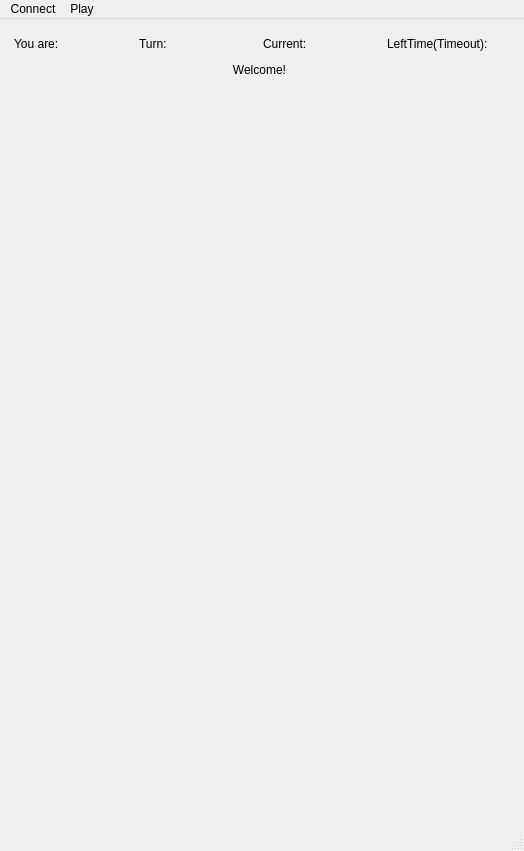
<?xml version="1.0" encoding="UTF-8"?>
<ui version="4.0">
 <class>MainWindow</class>
 <widget class="QMainWindow" name="MainWindow">
  <property name="geometry">
   <rect>
    <x>0</x>
    <y>0</y>
    <width>524</width>
    <height>851</height>
   </rect>
  </property>
  <property name="sizePolicy">
   <sizepolicy hsizetype="Preferred" vsizetype="Minimum">
    <horstretch>0</horstretch>
    <verstretch>0</verstretch>
   </sizepolicy>
  </property>
  <property name="minimumSize">
   <size>
    <width>524</width>
    <height>850</height>
   </size>
  </property>
  <property name="maximumSize">
   <size>
    <width>524</width>
    <height>901</height>
   </size>
  </property>
  <property name="mouseTracking">
   <bool>false</bool>
  </property>
  <property name="windowTitle">
   <string>Marine Chess</string>
  </property>
  <property name="whatsThis">
   <string comment="cc" extracomment="assd"/>
  </property>
  <widget class="QWidget" name="centralwidget">
   <property name="sizePolicy">
    <sizepolicy hsizetype="Preferred" vsizetype="Preferred">
     <horstretch>0</horstretch>
     <verstretch>0</verstretch>
    </sizepolicy>
   </property>
   <property name="minimumSize">
    <size>
     <width>0</width>
     <height>800</height>
    </size>
   </property>
   <property name="maximumSize">
    <size>
     <width>524</width>
     <height>800</height>
    </size>
   </property>
   <widget class="QWidget" name="widget" native="true">
    <property name="geometry">
     <rect>
      <x>10</x>
      <y>60</y>
      <width>501</width>
      <height>741</height>
     </rect>
    </property>
    <widget class="QLabel" name="icon_0">
     <property name="geometry">
      <rect>
       <x>10</x>
       <y>700</y>
       <width>81</width>
       <height>41</height>
      </rect>
     </property>
     <property name="cursor">
      <cursorShape>PointingHandCursor</cursorShape>
     </property>
     <property name="text">
      <string/>
     </property>
    </widget>
    <widget class="QLabel" name="icon_1">
     <property name="geometry">
      <rect>
       <x>110</x>
       <y>700</y>
       <width>81</width>
       <height>41</height>
      </rect>
     </property>
     <property name="cursor">
      <cursorShape>PointingHandCursor</cursorShape>
     </property>
     <property name="text">
      <string/>
     </property>
    </widget>
    <widget class="QLabel" name="icon_2">
     <property name="geometry">
      <rect>
       <x>210</x>
       <y>700</y>
       <width>81</width>
       <height>41</height>
      </rect>
     </property>
     <property name="cursor">
      <cursorShape>PointingHandCursor</cursorShape>
     </property>
     <property name="text">
      <string/>
     </property>
    </widget>
    <widget class="QLabel" name="icon_3">
     <property name="geometry">
      <rect>
       <x>310</x>
       <y>700</y>
       <width>81</width>
       <height>41</height>
      </rect>
     </property>
     <property name="cursor">
      <cursorShape>PointingHandCursor</cursorShape>
     </property>
     <property name="text">
      <string/>
     </property>
    </widget>
    <widget class="QLabel" name="icon_4">
     <property name="geometry">
      <rect>
       <x>410</x>
       <y>700</y>
       <width>81</width>
       <height>41</height>
      </rect>
     </property>
     <property name="cursor">
      <cursorShape>PointingHandCursor</cursorShape>
     </property>
     <property name="text">
      <string/>
     </property>
    </widget>
    <widget class="QLabel" name="icon_5">
     <property name="geometry">
      <rect>
       <x>10</x>
       <y>648</y>
       <width>81</width>
       <height>41</height>
      </rect>
     </property>
     <property name="cursor">
      <cursorShape>PointingHandCursor</cursorShape>
     </property>
     <property name="text">
      <string/>
     </property>
    </widget>
    <widget class="QLabel" name="icon_6">
     <property name="geometry">
      <rect>
       <x>110</x>
       <y>648</y>
       <width>81</width>
       <height>41</height>
      </rect>
     </property>
     <property name="cursor">
      <cursorShape>PointingHandCursor</cursorShape>
     </property>
     <property name="text">
      <string/>
     </property>
    </widget>
    <widget class="QLabel" name="icon_7">
     <property name="geometry">
      <rect>
       <x>210</x>
       <y>648</y>
       <width>81</width>
       <height>41</height>
      </rect>
     </property>
     <property name="cursor">
      <cursorShape>PointingHandCursor</cursorShape>
     </property>
     <property name="text">
      <string/>
     </property>
    </widget>
    <widget class="QLabel" name="icon_8">
     <property name="geometry">
      <rect>
       <x>310</x>
       <y>648</y>
       <width>81</width>
       <height>41</height>
      </rect>
     </property>
     <property name="cursor">
      <cursorShape>PointingHandCursor</cursorShape>
     </property>
     <property name="text">
      <string/>
     </property>
    </widget>
    <widget class="QLabel" name="icon_9">
     <property name="geometry">
      <rect>
       <x>410</x>
       <y>648</y>
       <width>81</width>
       <height>41</height>
      </rect>
     </property>
     <property name="cursor">
      <cursorShape>PointingHandCursor</cursorShape>
     </property>
     <property name="text">
      <string/>
     </property>
    </widget>
    <widget class="QLabel" name="icon_10">
     <property name="geometry">
      <rect>
       <x>10</x>
       <y>596</y>
       <width>81</width>
       <height>41</height>
      </rect>
     </property>
     <property name="cursor">
      <cursorShape>PointingHandCursor</cursorShape>
     </property>
     <property name="text">
      <string/>
     </property>
    </widget>
    <widget class="QLabel" name="icon_11">
     <property name="geometry">
      <rect>
       <x>110</x>
       <y>596</y>
       <width>81</width>
       <height>41</height>
      </rect>
     </property>
     <property name="cursor">
      <cursorShape>PointingHandCursor</cursorShape>
     </property>
     <property name="text">
      <string/>
     </property>
    </widget>
    <widget class="QLabel" name="icon_12">
     <property name="geometry">
      <rect>
       <x>210</x>
       <y>596</y>
       <width>81</width>
       <height>41</height>
      </rect>
     </property>
     <property name="cursor">
      <cursorShape>PointingHandCursor</cursorShape>
     </property>
     <property name="text">
      <string/>
     </property>
    </widget>
    <widget class="QLabel" name="icon_13">
     <property name="geometry">
      <rect>
       <x>310</x>
       <y>596</y>
       <width>81</width>
       <height>41</height>
      </rect>
     </property>
     <property name="cursor">
      <cursorShape>PointingHandCursor</cursorShape>
     </property>
     <property name="text">
      <string/>
     </property>
    </widget>
    <widget class="QLabel" name="icon_14">
     <property name="geometry">
      <rect>
       <x>410</x>
       <y>596</y>
       <width>81</width>
       <height>41</height>
      </rect>
     </property>
     <property name="cursor">
      <cursorShape>PointingHandCursor</cursorShape>
     </property>
     <property name="text">
      <string/>
     </property>
    </widget>
    <widget class="QLabel" name="icon_15">
     <property name="geometry">
      <rect>
       <x>10</x>
       <y>544</y>
       <width>81</width>
       <height>41</height>
      </rect>
     </property>
     <property name="cursor">
      <cursorShape>PointingHandCursor</cursorShape>
     </property>
     <property name="text">
      <string/>
     </property>
    </widget>
    <widget class="QLabel" name="icon_16">
     <property name="geometry">
      <rect>
       <x>110</x>
       <y>544</y>
       <width>81</width>
       <height>41</height>
      </rect>
     </property>
     <property name="cursor">
      <cursorShape>PointingHandCursor</cursorShape>
     </property>
     <property name="text">
      <string/>
     </property>
    </widget>
    <widget class="QLabel" name="icon_17">
     <property name="geometry">
      <rect>
       <x>210</x>
       <y>544</y>
       <width>81</width>
       <height>41</height>
      </rect>
     </property>
     <property name="cursor">
      <cursorShape>PointingHandCursor</cursorShape>
     </property>
     <property name="text">
      <string/>
     </property>
    </widget>
    <widget class="QLabel" name="icon_18">
     <property name="geometry">
      <rect>
       <x>310</x>
       <y>544</y>
       <width>81</width>
       <height>41</height>
      </rect>
     </property>
     <property name="cursor">
      <cursorShape>PointingHandCursor</cursorShape>
     </property>
     <property name="text">
      <string/>
     </property>
    </widget>
    <widget class="QLabel" name="icon_19">
     <property name="geometry">
      <rect>
       <x>410</x>
       <y>544</y>
       <width>81</width>
       <height>41</height>
      </rect>
     </property>
     <property name="cursor">
      <cursorShape>PointingHandCursor</cursorShape>
     </property>
     <property name="text">
      <string/>
     </property>
    </widget>
    <widget class="QLabel" name="icon_20">
     <property name="geometry">
      <rect>
       <x>10</x>
       <y>492</y>
       <width>81</width>
       <height>41</height>
      </rect>
     </property>
     <property name="cursor">
      <cursorShape>PointingHandCursor</cursorShape>
     </property>
     <property name="text">
      <string/>
     </property>
    </widget>
    <widget class="QLabel" name="icon_21">
     <property name="geometry">
      <rect>
       <x>110</x>
       <y>492</y>
       <width>81</width>
       <height>41</height>
      </rect>
     </property>
     <property name="cursor">
      <cursorShape>PointingHandCursor</cursorShape>
     </property>
     <property name="text">
      <string/>
     </property>
    </widget>
    <widget class="QLabel" name="icon_22">
     <property name="geometry">
      <rect>
       <x>210</x>
       <y>492</y>
       <width>81</width>
       <height>41</height>
      </rect>
     </property>
     <property name="cursor">
      <cursorShape>PointingHandCursor</cursorShape>
     </property>
     <property name="text">
      <string/>
     </property>
    </widget>
    <widget class="QLabel" name="icon_23">
     <property name="geometry">
      <rect>
       <x>310</x>
       <y>492</y>
       <width>81</width>
       <height>41</height>
      </rect>
     </property>
     <property name="cursor">
      <cursorShape>PointingHandCursor</cursorShape>
     </property>
     <property name="text">
      <string/>
     </property>
    </widget>
    <widget class="QLabel" name="icon_24">
     <property name="geometry">
      <rect>
       <x>410</x>
       <y>492</y>
       <width>81</width>
       <height>41</height>
      </rect>
     </property>
     <property name="cursor">
      <cursorShape>PointingHandCursor</cursorShape>
     </property>
     <property name="text">
      <string/>
     </property>
    </widget>
    <widget class="QLabel" name="icon_25">
     <property name="geometry">
      <rect>
       <x>10</x>
       <y>440</y>
       <width>81</width>
       <height>41</height>
      </rect>
     </property>
     <property name="cursor">
      <cursorShape>PointingHandCursor</cursorShape>
     </property>
     <property name="text">
      <string/>
     </property>
    </widget>
    <widget class="QLabel" name="icon_26">
     <property name="geometry">
      <rect>
       <x>110</x>
       <y>440</y>
       <width>81</width>
       <height>41</height>
      </rect>
     </property>
     <property name="cursor">
      <cursorShape>PointingHandCursor</cursorShape>
     </property>
     <property name="text">
      <string/>
     </property>
    </widget>
    <widget class="QLabel" name="icon_27">
     <property name="geometry">
      <rect>
       <x>210</x>
       <y>440</y>
       <width>81</width>
       <height>41</height>
      </rect>
     </property>
     <property name="cursor">
      <cursorShape>PointingHandCursor</cursorShape>
     </property>
     <property name="text">
      <string/>
     </property>
    </widget>
    <widget class="QLabel" name="icon_28">
     <property name="geometry">
      <rect>
       <x>310</x>
       <y>440</y>
       <width>81</width>
       <height>41</height>
      </rect>
     </property>
     <property name="cursor">
      <cursorShape>PointingHandCursor</cursorShape>
     </property>
     <property name="text">
      <string/>
     </property>
    </widget>
    <widget class="QLabel" name="icon_29">
     <property name="geometry">
      <rect>
       <x>410</x>
       <y>440</y>
       <width>81</width>
       <height>41</height>
      </rect>
     </property>
     <property name="cursor">
      <cursorShape>PointingHandCursor</cursorShape>
     </property>
     <property name="text">
      <string/>
     </property>
    </widget>
    <widget class="QLabel" name="icon_30">
     <property name="geometry">
      <rect>
       <x>10</x>
       <y>273</y>
       <width>81</width>
       <height>41</height>
      </rect>
     </property>
     <property name="cursor">
      <cursorShape>PointingHandCursor</cursorShape>
     </property>
     <property name="text">
      <string/>
     </property>
    </widget>
    <widget class="QLabel" name="icon_31">
     <property name="geometry">
      <rect>
       <x>110</x>
       <y>273</y>
       <width>81</width>
       <height>41</height>
      </rect>
     </property>
     <property name="cursor">
      <cursorShape>PointingHandCursor</cursorShape>
     </property>
     <property name="text">
      <string/>
     </property>
    </widget>
    <widget class="QLabel" name="icon_32">
     <property name="geometry">
      <rect>
       <x>210</x>
       <y>273</y>
       <width>81</width>
       <height>41</height>
      </rect>
     </property>
     <property name="cursor">
      <cursorShape>PointingHandCursor</cursorShape>
     </property>
     <property name="text">
      <string/>
     </property>
    </widget>
    <widget class="QLabel" name="icon_33">
     <property name="geometry">
      <rect>
       <x>310</x>
       <y>273</y>
       <width>81</width>
       <height>41</height>
      </rect>
     </property>
     <property name="cursor">
      <cursorShape>PointingHandCursor</cursorShape>
     </property>
     <property name="text">
      <string/>
     </property>
    </widget>
    <widget class="QLabel" name="icon_34">
     <property name="geometry">
      <rect>
       <x>410</x>
       <y>273</y>
       <width>81</width>
       <height>41</height>
      </rect>
     </property>
     <property name="cursor">
      <cursorShape>PointingHandCursor</cursorShape>
     </property>
     <property name="text">
      <string/>
     </property>
    </widget>
    <widget class="QLabel" name="icon_35">
     <property name="geometry">
      <rect>
       <x>10</x>
       <y>221</y>
       <width>81</width>
       <height>41</height>
      </rect>
     </property>
     <property name="cursor">
      <cursorShape>PointingHandCursor</cursorShape>
     </property>
     <property name="text">
      <string/>
     </property>
    </widget>
    <widget class="QLabel" name="icon_36">
     <property name="geometry">
      <rect>
       <x>110</x>
       <y>221</y>
       <width>81</width>
       <height>41</height>
      </rect>
     </property>
     <property name="cursor">
      <cursorShape>PointingHandCursor</cursorShape>
     </property>
     <property name="text">
      <string/>
     </property>
    </widget>
    <widget class="QLabel" name="icon_37">
     <property name="geometry">
      <rect>
       <x>210</x>
       <y>221</y>
       <width>81</width>
       <height>41</height>
      </rect>
     </property>
     <property name="cursor">
      <cursorShape>PointingHandCursor</cursorShape>
     </property>
     <property name="text">
      <string/>
     </property>
    </widget>
    <widget class="QLabel" name="icon_38">
     <property name="geometry">
      <rect>
       <x>310</x>
       <y>221</y>
       <width>81</width>
       <height>41</height>
      </rect>
     </property>
     <property name="cursor">
      <cursorShape>PointingHandCursor</cursorShape>
     </property>
     <property name="text">
      <string/>
     </property>
    </widget>
    <widget class="QLabel" name="icon_39">
     <property name="geometry">
      <rect>
       <x>410</x>
       <y>221</y>
       <width>81</width>
       <height>41</height>
      </rect>
     </property>
     <property name="cursor">
      <cursorShape>PointingHandCursor</cursorShape>
     </property>
     <property name="text">
      <string/>
     </property>
    </widget>
    <widget class="QLabel" name="icon_40">
     <property name="geometry">
      <rect>
       <x>10</x>
       <y>169</y>
       <width>81</width>
       <height>41</height>
      </rect>
     </property>
     <property name="cursor">
      <cursorShape>PointingHandCursor</cursorShape>
     </property>
     <property name="text">
      <string/>
     </property>
    </widget>
    <widget class="QLabel" name="icon_41">
     <property name="geometry">
      <rect>
       <x>110</x>
       <y>169</y>
       <width>81</width>
       <height>41</height>
      </rect>
     </property>
     <property name="cursor">
      <cursorShape>PointingHandCursor</cursorShape>
     </property>
     <property name="text">
      <string/>
     </property>
    </widget>
    <widget class="QLabel" name="icon_42">
     <property name="geometry">
      <rect>
       <x>210</x>
       <y>169</y>
       <width>81</width>
       <height>41</height>
      </rect>
     </property>
     <property name="cursor">
      <cursorShape>PointingHandCursor</cursorShape>
     </property>
     <property name="text">
      <string/>
     </property>
    </widget>
    <widget class="QLabel" name="icon_43">
     <property name="geometry">
      <rect>
       <x>310</x>
       <y>169</y>
       <width>81</width>
       <height>41</height>
      </rect>
     </property>
     <property name="cursor">
      <cursorShape>PointingHandCursor</cursorShape>
     </property>
     <property name="text">
      <string/>
     </property>
    </widget>
    <widget class="QLabel" name="icon_44">
     <property name="geometry">
      <rect>
       <x>410</x>
       <y>169</y>
       <width>81</width>
       <height>41</height>
      </rect>
     </property>
     <property name="cursor">
      <cursorShape>PointingHandCursor</cursorShape>
     </property>
     <property name="text">
      <string/>
     </property>
    </widget>
    <widget class="QLabel" name="icon_45">
     <property name="geometry">
      <rect>
       <x>10</x>
       <y>117</y>
       <width>81</width>
       <height>41</height>
      </rect>
     </property>
     <property name="cursor">
      <cursorShape>PointingHandCursor</cursorShape>
     </property>
     <property name="text">
      <string/>
     </property>
    </widget>
    <widget class="QLabel" name="icon_46">
     <property name="geometry">
      <rect>
       <x>110</x>
       <y>117</y>
       <width>81</width>
       <height>41</height>
      </rect>
     </property>
     <property name="cursor">
      <cursorShape>PointingHandCursor</cursorShape>
     </property>
     <property name="text">
      <string/>
     </property>
    </widget>
    <widget class="QLabel" name="icon_47">
     <property name="geometry">
      <rect>
       <x>210</x>
       <y>117</y>
       <width>81</width>
       <height>41</height>
      </rect>
     </property>
     <property name="cursor">
      <cursorShape>PointingHandCursor</cursorShape>
     </property>
     <property name="text">
      <string/>
     </property>
    </widget>
    <widget class="QLabel" name="icon_48">
     <property name="geometry">
      <rect>
       <x>310</x>
       <y>117</y>
       <width>81</width>
       <height>41</height>
      </rect>
     </property>
     <property name="cursor">
      <cursorShape>PointingHandCursor</cursorShape>
     </property>
     <property name="text">
      <string/>
     </property>
    </widget>
    <widget class="QLabel" name="icon_49">
     <property name="geometry">
      <rect>
       <x>410</x>
       <y>117</y>
       <width>81</width>
       <height>41</height>
      </rect>
     </property>
     <property name="cursor">
      <cursorShape>PointingHandCursor</cursorShape>
     </property>
     <property name="text">
      <string/>
     </property>
    </widget>
    <widget class="QLabel" name="icon_50">
     <property name="geometry">
      <rect>
       <x>10</x>
       <y>65</y>
       <width>81</width>
       <height>41</height>
      </rect>
     </property>
     <property name="cursor">
      <cursorShape>PointingHandCursor</cursorShape>
     </property>
     <property name="text">
      <string/>
     </property>
    </widget>
    <widget class="QLabel" name="icon_51">
     <property name="geometry">
      <rect>
       <x>110</x>
       <y>65</y>
       <width>81</width>
       <height>41</height>
      </rect>
     </property>
     <property name="cursor">
      <cursorShape>PointingHandCursor</cursorShape>
     </property>
     <property name="text">
      <string/>
     </property>
    </widget>
    <widget class="QLabel" name="icon_52">
     <property name="geometry">
      <rect>
       <x>210</x>
       <y>65</y>
       <width>81</width>
       <height>41</height>
      </rect>
     </property>
     <property name="cursor">
      <cursorShape>PointingHandCursor</cursorShape>
     </property>
     <property name="text">
      <string/>
     </property>
    </widget>
    <widget class="QLabel" name="icon_53">
     <property name="geometry">
      <rect>
       <x>310</x>
       <y>65</y>
       <width>81</width>
       <height>41</height>
      </rect>
     </property>
     <property name="cursor">
      <cursorShape>PointingHandCursor</cursorShape>
     </property>
     <property name="text">
      <string/>
     </property>
    </widget>
    <widget class="QLabel" name="icon_54">
     <property name="geometry">
      <rect>
       <x>410</x>
       <y>65</y>
       <width>81</width>
       <height>41</height>
      </rect>
     </property>
     <property name="cursor">
      <cursorShape>PointingHandCursor</cursorShape>
     </property>
     <property name="text">
      <string/>
     </property>
    </widget>
    <widget class="QLabel" name="icon_55">
     <property name="geometry">
      <rect>
       <x>10</x>
       <y>13</y>
       <width>81</width>
       <height>41</height>
      </rect>
     </property>
     <property name="cursor">
      <cursorShape>PointingHandCursor</cursorShape>
     </property>
     <property name="text">
      <string/>
     </property>
    </widget>
    <widget class="QLabel" name="icon_56">
     <property name="geometry">
      <rect>
       <x>110</x>
       <y>13</y>
       <width>81</width>
       <height>41</height>
      </rect>
     </property>
     <property name="cursor">
      <cursorShape>PointingHandCursor</cursorShape>
     </property>
     <property name="text">
      <string/>
     </property>
    </widget>
    <widget class="QLabel" name="icon_57">
     <property name="geometry">
      <rect>
       <x>210</x>
       <y>13</y>
       <width>81</width>
       <height>41</height>
      </rect>
     </property>
     <property name="cursor">
      <cursorShape>PointingHandCursor</cursorShape>
     </property>
     <property name="text">
      <string/>
     </property>
    </widget>
    <widget class="QLabel" name="icon_58">
     <property name="geometry">
      <rect>
       <x>310</x>
       <y>13</y>
       <width>81</width>
       <height>41</height>
      </rect>
     </property>
     <property name="cursor">
      <cursorShape>PointingHandCursor</cursorShape>
     </property>
     <property name="text">
      <string/>
     </property>
    </widget>
    <widget class="QLabel" name="icon_59">
     <property name="geometry">
      <rect>
       <x>410</x>
       <y>13</y>
       <width>81</width>
       <height>41</height>
      </rect>
     </property>
     <property name="cursor">
      <cursorShape>PointingHandCursor</cursorShape>
     </property>
     <property name="text">
      <string/>
     </property>
    </widget>
   </widget>
   <widget class="QLabel" name="Map">
    <property name="geometry">
     <rect>
      <x>10</x>
      <y>60</y>
      <width>500</width>
      <height>760</height>
     </rect>
    </property>
    <property name="sizePolicy">
     <sizepolicy hsizetype="Preferred" vsizetype="Expanding">
      <horstretch>0</horstretch>
      <verstretch>0</verstretch>
     </sizepolicy>
    </property>
    <property name="minimumSize">
     <size>
      <width>500</width>
      <height>7</height>
     </size>
    </property>
    <property name="maximumSize">
     <size>
      <width>500</width>
      <height>760</height>
     </size>
    </property>
    <property name="text">
     <string/>
    </property>
    <property name="pixmap">
     <pixmap resource="resources.qrc">:/assets/image/chessboard.png</pixmap>
    </property>
    <property name="scaledContents">
     <bool>true</bool>
    </property>
    <property name="alignment">
     <set>Qt::AlignCenter</set>
    </property>
    <property name="margin">
     <number>0</number>
    </property>
   </widget>
   <widget class="QFrame" name="info">
    <property name="geometry">
     <rect>
      <x>13</x>
      <y>14</y>
      <width>491</width>
      <height>73</height>
     </rect>
    </property>
    <property name="sizePolicy">
     <sizepolicy hsizetype="Expanding" vsizetype="Preferred">
      <horstretch>0</horstretch>
      <verstretch>0</verstretch>
     </sizepolicy>
    </property>
    <widget class="QWidget" name="layoutWidget">
     <property name="geometry">
      <rect>
       <x>1</x>
       <y>0</y>
       <width>491</width>
       <height>47</height>
      </rect>
     </property>
     <layout class="QVBoxLayout" name="verticalLayout">
      <item>
       <layout class="QHBoxLayout" name="horizontalLayout_7">
        <item>
         <layout class="QHBoxLayout" name="horizontalLayout_5">
          <item>
           <layout class="QHBoxLayout" name="horizontalLayout">
            <item>
             <widget class="QLabel" name="label">
              <property name="sizePolicy">
               <sizepolicy hsizetype="Preferred" vsizetype="Minimum">
                <horstretch>0</horstretch>
                <verstretch>0</verstretch>
               </sizepolicy>
              </property>
              <property name="text">
               <string>You are: </string>
              </property>
             </widget>
            </item>
            <item>
             <widget class="QLabel" name="ColorMe">
              <property name="sizePolicy">
               <sizepolicy hsizetype="Expanding" vsizetype="Minimum">
                <horstretch>0</horstretch>
                <verstretch>0</verstretch>
               </sizepolicy>
              </property>
              <property name="text">
               <string/>
              </property>
             </widget>
            </item>
           </layout>
          </item>
          <item>
           <layout class="QHBoxLayout" name="horizontalLayout_2">
            <item>
             <widget class="QLabel" name="label_3">
              <property name="sizePolicy">
               <sizepolicy hsizetype="Preferred" vsizetype="Minimum">
                <horstretch>0</horstretch>
                <verstretch>0</verstretch>
               </sizepolicy>
              </property>
              <property name="text">
               <string>Turn: </string>
              </property>
             </widget>
            </item>
            <item>
             <widget class="QLabel" name="TurnCount">
              <property name="sizePolicy">
               <sizepolicy hsizetype="Expanding" vsizetype="Minimum">
                <horstretch>0</horstretch>
                <verstretch>0</verstretch>
               </sizepolicy>
              </property>
              <property name="text">
               <string/>
              </property>
             </widget>
            </item>
           </layout>
          </item>
         </layout>
        </item>
        <item>
         <layout class="QHBoxLayout" name="horizontalLayout_6">
          <item>
           <layout class="QHBoxLayout" name="horizontalLayout_3">
            <item>
             <widget class="QLabel" name="label_5">
              <property name="sizePolicy">
               <sizepolicy hsizetype="Preferred" vsizetype="Preferred">
                <horstretch>0</horstretch>
                <verstretch>0</verstretch>
               </sizepolicy>
              </property>
              <property name="text">
               <string>Current: </string>
              </property>
             </widget>
            </item>
            <item>
             <widget class="QLabel" name="ColorNow">
              <property name="sizePolicy">
               <sizepolicy hsizetype="Expanding" vsizetype="Preferred">
                <horstretch>0</horstretch>
                <verstretch>0</verstretch>
               </sizepolicy>
              </property>
              <property name="text">
               <string/>
              </property>
             </widget>
            </item>
           </layout>
          </item>
          <item>
           <layout class="QHBoxLayout" name="horizontalLayout_4">
            <item>
             <widget class="QLabel" name="label_7">
              <property name="text">
               <string>LeftTime(Timeout): </string>
              </property>
             </widget>
            </item>
            <item>
             <widget class="QLabel" name="TimeLeft">
              <property name="sizePolicy">
               <sizepolicy hsizetype="Expanding" vsizetype="Preferred">
                <horstretch>0</horstretch>
                <verstretch>0</verstretch>
               </sizepolicy>
              </property>
              <property name="sizeIncrement">
               <size>
                <width>0</width>
                <height>0</height>
               </size>
              </property>
              <property name="text">
               <string/>
              </property>
             </widget>
            </item>
           </layout>
          </item>
         </layout>
        </item>
       </layout>
      </item>
      <item>
       <widget class="QLabel" name="Prompt">
        <property name="sizePolicy">
         <sizepolicy hsizetype="Preferred" vsizetype="Preferred">
          <horstretch>0</horstretch>
          <verstretch>0</verstretch>
         </sizepolicy>
        </property>
        <property name="maximumSize">
         <size>
          <width>16777215</width>
          <height>16777210</height>
         </size>
        </property>
        <property name="text">
         <string>Welcome!</string>
        </property>
        <property name="textFormat">
         <enum>Qt::AutoText</enum>
        </property>
        <property name="alignment">
         <set>Qt::AlignCenter</set>
        </property>
       </widget>
      </item>
     </layout>
    </widget>
   </widget>
   <zorder>info</zorder>
   <zorder>Map</zorder>
   <zorder>widget</zorder>
  </widget>
  <widget class="QMenuBar" name="menubar">
   <property name="geometry">
    <rect>
     <x>0</x>
     <y>0</y>
     <width>524</width>
     <height>26</height>
    </rect>
   </property>
   <widget class="QMenu" name="menuConnect">
    <property name="title">
     <string>Connect</string>
    </property>
    <addaction name="actionCreate_the_connection"/>
    <addaction name="actionConnect_to_server"/>
    <addaction name="actionCancel_the_connection"/>
   </widget>
   <widget class="QMenu" name="menuPlay">
    <property name="title">
     <string>Play</string>
    </property>
    <addaction name="actionStart"/>
    <addaction name="actionAdmit_Defeat"/>
   </widget>
   <addaction name="menuConnect"/>
   <addaction name="menuPlay"/>
  </widget>
  <widget class="QStatusBar" name="statusbar"/>
  <action name="actionCreate_the_connection">
   <property name="text">
    <string>Create the connection</string>
   </property>
  </action>
  <action name="actionConnect_to_server">
   <property name="text">
    <string>Connect to Server</string>
   </property>
  </action>
  <action name="actionStart">
   <property name="enabled">
    <bool>false</bool>
   </property>
   <property name="text">
    <string>Start</string>
   </property>
  </action>
  <action name="actionAdmit_Defeat">
   <property name="enabled">
    <bool>false</bool>
   </property>
   <property name="text">
    <string>Admit Defeat</string>
   </property>
  </action>
  <action name="actionCancel_the_connection">
   <property name="enabled">
    <bool>false</bool>
   </property>
   <property name="text">
    <string>Cancel the connection</string>
   </property>
  </action>
 </widget>
 <resources>
  <include location="resources.qrc"/>
 </resources>
 <connections/>
</ui>
